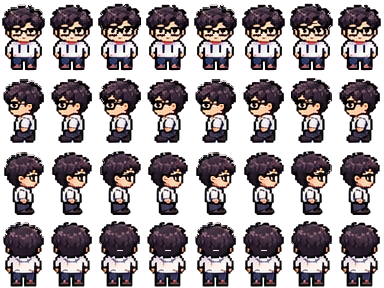
#> input picture android/assets/characters/arland/idle_v37.png, 384 x 288 px, given in place of walk_v53.png, which was not available
$ python -i scale_preview_v54.py   (imports and definitions only)
#> lines starting #> are read from the running program, lines starting #| are printed output that depends on the picture
#!/usr/bin/env python3
"""Static (non-runtime) scale preview: map art + y-sorted props + Arland/Sofia
at spawn using the same 1:1 world-pixel rules as GameScreen.drawProp and
Actor (frame 48x72 * 0.85). Labelled as a preview, never as a runtime screenshot."""
import json, sys
from pathlib import Path
from PIL import Image, ImageDraw
R = Path(__file__).resolve().parents[1]; A = R / 'android/assets'
# [1 line that did not run here, left out]
# [1 line that did not run here, left out]

import os, re
# [2 lines that did not run here, left out]

def char(name):
    im = Image.open(A / f'characters/{name}/walk_v53.png').convert('RGBA').crop((0, 0, 48, 72))
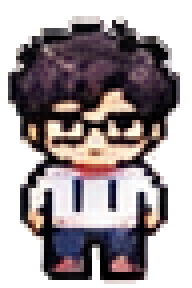
#> im: PIL image 48x72 RGBA (shown 4 times larger); mean R, G, B, A 69.3, 60.4, 62.8, 163.4; transparent parts drawn white
#> (the run stopped early here; a loop or call above may not have finished)

$ run again, on android/assets/characters/darmo/poses_v53@2x.png
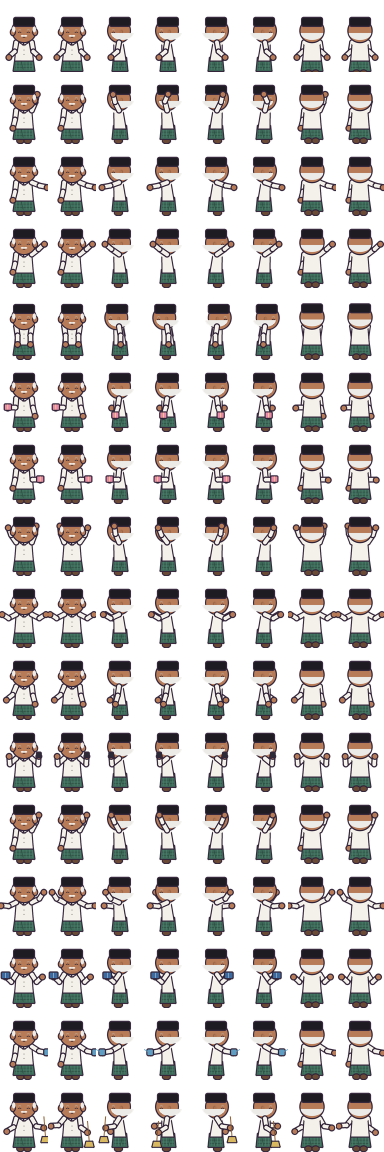
#> input picture android/assets/characters/darmo/poses_v53@2x.png, 768 x 2304 px, given in place of walk_v53.png, which was not available (shown at 1/2 size)
#> in char, `im = Image.open(A / f'characters/{name}/walk_v53.png').convert('RGBA')..`:
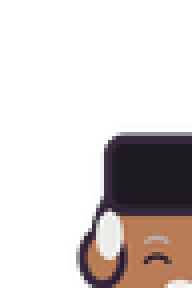
#> im: PIL image 48x72 RGBA (shown 4 times larger); mean R, G, B, A 30.4, 22.9, 22.3, 69.1; transparent parts drawn white

$ run again, on android/assets/characters/darto/idle_v37.png
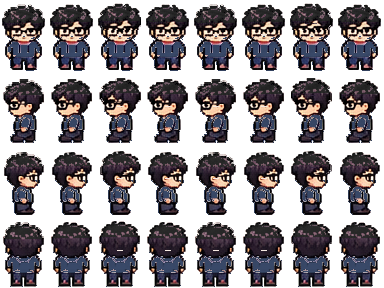
#> input picture android/assets/characters/darto/idle_v37.png, 384 x 288 px, given in place of walk_v53.png, which was not available
#> in char, `im = Image.open(A / f'characters/{name}/walk_v53.png').convert('RGBA')..`:
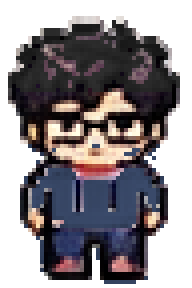
#> im: PIL image 48x72 RGBA (shown 4 times larger); mean R, G, B, A 49.2, 44.1, 47.9, 163.4; transparent parts drawn white
